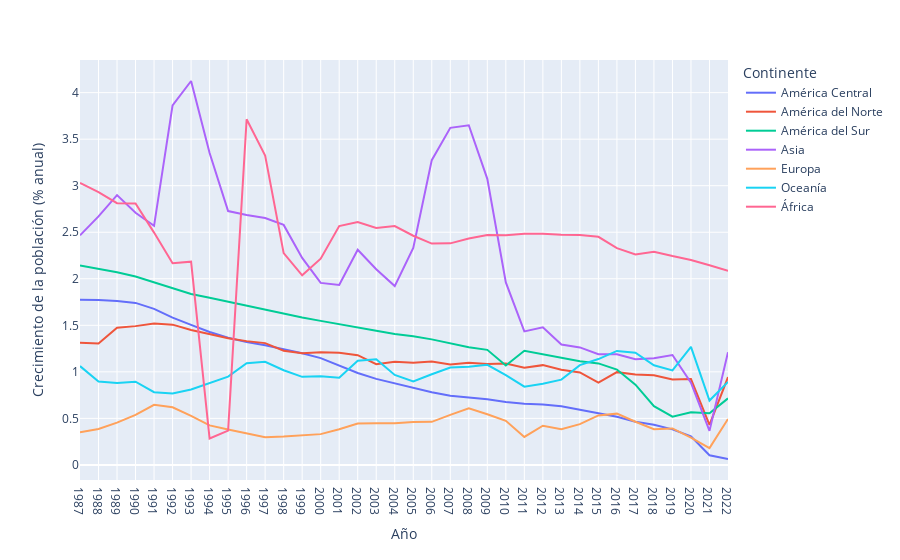
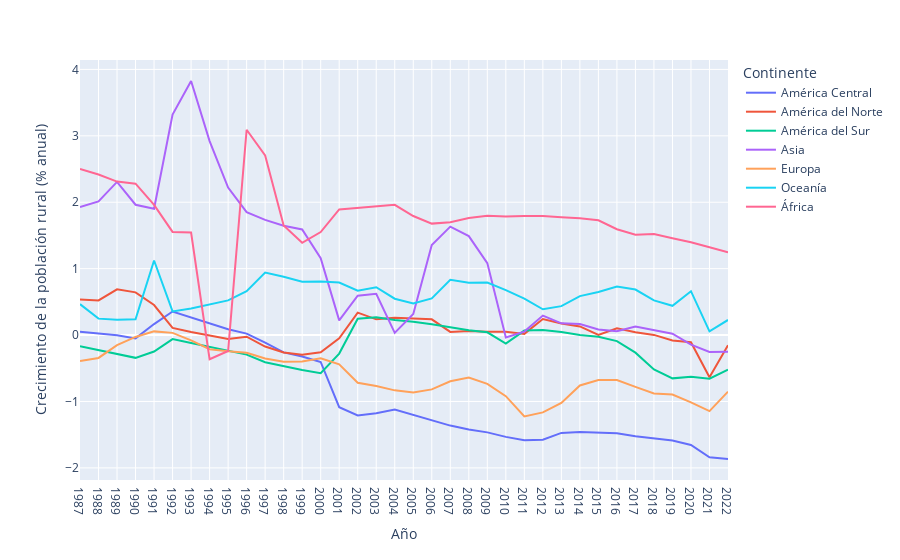
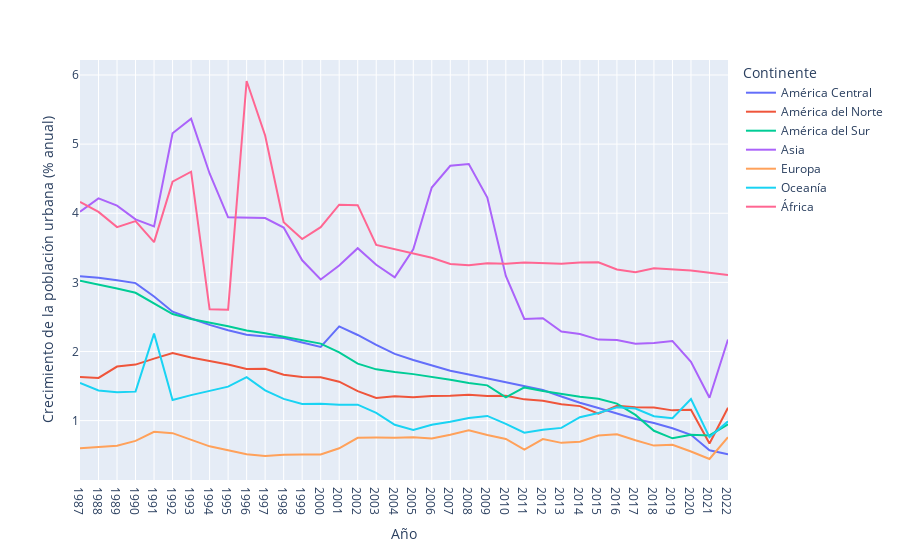

The cell these charts' notebook holds for them, in order:
### Code cell
for i in df_contientes.columns[2:5]:
    graficar_indicador(i)

### Figure 1 — Plotly figure (JSON) as saved in the notebook; plotly's stock layout.template omitted (floating-point values rounded to 4 significant figures)
{"data": [{"hovertemplate": "Continente=América Central<br>Año=%{x}<br>Crecimiento de la población (% anual)=%{y}<extra></extra>", "legendgroup": "América Central", "line": {"color": "#636efa", "dash": "solid"}, "marker": {"symbol": "circle"}, "mode": "lines", "name": "América Central", "orientation": "v", "showlegend": true, "type": "scatter", "x": ["1987", "1988", "1989", "1990", "1991", "1992", "1993", "1994", "1995", "1996", "1997", "1998", "1999", "2000", "2001", "2002", "2003", "2004", "2005", "2006", "2007", "2008", "2009", "2010", "2011", "2012", "2013", "2014", "2015", "2016", "2017", "2018", "2019", "2020", "2021", "2022"], "xaxis": "x", "y": [1.774, 1.772, 1.761, 1.741, 1.677, 1.583, 1.505, 1.428, 1.366, 1.319, 1.285, 1.246, 1.2, 1.148, 1.072, 0.9875, 0.9244, 0.8767, 0.8289, 0.7809, 0.7425, 0.7221, 0.7043, 0.6757, 0.6567, 0.6486, 0.6309, 0.5936, 0.5579, 0.5171, 0.4646, 0.4313, 0.3816, 0.3071, 0.1037, 0.06338], "yaxis": "y"}, {"hovertemplate": "Continente=América del Norte<br>Año=%{x}<br>Crecimiento de la población (% anual)=%{y}<extra></extra>", "legendgroup": "América del Norte", "line": {"color": "#EF553B", "dash": "solid"}, "marker": {"symbol": "circle"}, "mode": "lines", "name": "América del Norte", "orientation": "v", "showlegend": true, "type": "scatter", "x": ["1987", "1988", "1989", "1990", "1991", "1992", "1993", "1994", "1995", "1996", "1997", "1998", "1999", "2000", "2001", "2002", "2003", "2004", "2005", "2006", "2007", "2008", "2009", "2010", "2011", "2012", "2013", "2014", "2015", "2016", "2017", "2018", "2019", "2020", "2021", "2022"], "xaxis": "x", "y": [1.314, 1.305, 1.475, 1.491, 1.518, 1.507, 1.449, 1.409, 1.361, 1.33, 1.309, 1.227, 1.201, 1.21, 1.206, 1.179, 1.083, 1.109, 1.099, 1.112, 1.079, 1.099, 1.085, 1.089, 1.044, 1.072, 1.022, 0.9934, 0.8832, 0.9968, 0.9709, 0.9635, 0.9173, 0.9218, 0.4305, 0.9432], "yaxis": "y"}, {"hovertemplate": "Continente=América del Sur<br>Año=%{x}<br>Crecimiento de la población (% anual)=%{y}<extra></extra>", "legendgroup": "América del Sur", "line": {"color": "#00cc96", "dash": "solid"}, "marker": {"symbol": "circle"}, "mode": "lines", "name": "América del Sur", "orientation": "v", "showlegend": true, "type": "scatter", "x": ["1987", "1988", "1989", "1990", "1991", "1992", "1993", "1994", "1995", "1996", "1997", "1998", "1999", "2000", "2001", "2002", "2003", "2004", "2005", "2006", "2007", "2008", "2009", "2010", "2011", "2012", "2013", "2014", "2015", "2016", "2017", "2018", "2019", "2020", "2021", "2022"], "xaxis": "x", "y": [2.142, 2.109, 2.07, 2.025, 1.962, 1.891, 1.836, 1.797, 1.755, 1.705, 1.663, 1.623, 1.585, 1.547, 1.51, 1.481, 1.443, 1.407, 1.382, 1.349, 1.309, 1.265, 1.236, 1.068, 1.227, 1.192, 1.15, 1.114, 1.091, 1.024, 0.8628, 0.6305, 0.519, 0.5665, 0.5554, 0.7146], "yaxis": "y"}, {"hovertemplate": "Continente=Asia<br>Año=%{x}<br>Crecimiento de la población (% anual)=%{y}<extra></extra>", "legendgroup": "Asia", "line": {"color": "#ab63fa", "dash": "solid"}, "marker": {"symbol": "circle"}, "mode": "lines", "name": "Asia", "orientation": "v", "showlegend": true, "type": "scatter", "x": ["1987", "1988", "1989", "1990", "1991", "1992", "1993", "1994", "1995", "1996", "1997", "1998", "1999", "2000", "2001", "2002", "2003", "2004", "2005", "2006", "2007", "2008", "2009", "2010", "2011", "2012", "2013", "2014", "2015", "2016", "2017", "2018", "2019", "2020", "2021", "2022"], "xaxis": "x", "y": [2.467, 2.671, 2.899, 2.709, 2.569, 3.862, 4.125, 3.352, 2.728, 2.685, 2.653, 2.579, 2.224, 1.956, 1.933, 2.311, 2.102, 1.921, 2.331, 3.275, 3.622, 3.649, 3.074, 1.961, 1.435, 1.479, 1.293, 1.263, 1.188, 1.189, 1.135, 1.147, 1.181, 0.883, 0.3655, 1.212], "yaxis": "y"}, {"hovertemplate": "Continente=Europa<br>Año=%{x}<br>Crecimiento de la población (% anual)=%{y}<extra></extra>", "legendgroup": "Europa", "line": {"color": "#FFA15A", "dash": "solid"}, "marker": {"symbol": "circle"}, "mode": "lines", "name": "Europa", "orientation": "v", "showlegend": true, "type": "scatter", "x": ["1987", "1988", "1989", "1990", "1991", "1992", "1993", "1994", "1995", "1996", "1997", "1998", "1999", "2000", "2001", "2002", "2003", "2004", "2005", "2006", "2007", "2008", "2009", "2010", "2011", "2012", "2013", "2014", "2015", "2016", "2017", "2018", "2019", "2020", "2021", "2022"], "xaxis": "x", "y": [0.3511, 0.3851, 0.4538, 0.5378, 0.6453, 0.6191, 0.5268, 0.4243, 0.3802, 0.3359, 0.2977, 0.3052, 0.3148, 0.3306, 0.3823, 0.4453, 0.4466, 0.4466, 0.4623, 0.4624, 0.5381, 0.6078, 0.5438, 0.4734, 0.3001, 0.4208, 0.384, 0.4378, 0.5316, 0.5507, 0.4638, 0.3841, 0.3917, 0.2923, 0.1801, 0.4931], "yaxis": "y"}, {"hovertemplate": "Continente=Oceanía<br>Año=%{x}<br>Crecimiento de la población (% anual)=%{y}<extra></extra>", "legendgroup": "Oceanía", "line": {"color": "#19d3f3", "dash": "solid"}, "marker": {"symbol": "circle"}, "mode": "lines", "name": "Oceanía", "orientation": "v", "showlegend": true, "type": "scatter", "x": ["1987", "1988", "1989", "1990", "1991", "1992", "1993", "1994", "1995", "1996", "1997", "1998", "1999", "2000", "2001", "2002", "2003", "2004", "2005", "2006", "2007", "2008", "2009", "2010", "2011", "2012", "2013", "2014", "2015", "2016", "2017", "2018", "2019", "2020", "2021", "2022"], "xaxis": "x", "y": [1.062, 0.8949, 0.879, 0.8942, 0.7813, 0.767, 0.8107, 0.8772, 0.948, 1.092, 1.107, 1.017, 0.946, 0.9527, 0.9374, 1.12, 1.136, 0.9663, 0.8962, 0.9738, 1.047, 1.055, 1.075, 0.9645, 0.8405, 0.8726, 0.916, 1.072, 1.137, 1.225, 1.206, 1.071, 1.016, 1.268, 0.6915, 0.8926], "yaxis": "y"}, {"hovertemplate": "Continente=África<br>Año=%{x}<br>Crecimiento de la población (% anual)=%{y}<extra></extra>", "legendgroup": "África", "line": {"color": "#FF6692", "dash": "solid"}, "marker": {"symbol": "circle"}, "mode": "lines", "name": "África", "orientation": "v", "showlegend": true, "type": "scatter", "x": ["1987", "1988", "1989", "1990", "1991", "1992", "1993", "1994", "1995", "1996", "1997", "1998", "1999", "2000", "2001", "2002", "2003", "2004", "2005", "2006", "2007", "2008", "2009", "2010", "2011", "2012", "2013", "2014", "2015", "2016", "2017", "2018", "2019", "2020", "2021", "2022"], "xaxis": "x", "y": [3.03, 2.93, 2.812, 2.808, 2.496, 2.167, 2.184, 0.2834, 0.3677, 3.715, 3.325, 2.275, 2.037, 2.216, 2.566, 2.611, 2.546, 2.566, 2.462, 2.378, 2.38, 2.433, 2.471, 2.468, 2.484, 2.483, 2.472, 2.47, 2.451, 2.329, 2.262, 2.291, 2.244, 2.202, 2.144, 2.085], "yaxis": "y"}], "layout": {"legend": {"title": {"text": "Continente"}, "tracegroupgap": 0}, "margin": {"t": 60}, "xaxis": {"anchor": "y", "domain": [0, 1], "title": {"text": "Año"}}, "yaxis": {"anchor": "x", "domain": [0, 1], "title": {"text": "Crecimiento de la población (% anual)"}}}}

### Figure 2 — Plotly figure (JSON) as saved in the notebook; plotly's stock layout.template omitted (floating-point values rounded to 4 significant figures)
{"data": [{"hovertemplate": "Continente=América Central<br>Año=%{x}<br>Crecimiento de la población rural (% anual)=%{y}<extra></extra>", "legendgroup": "América Central", "line": {"color": "#636efa", "dash": "solid"}, "marker": {"symbol": "circle"}, "mode": "lines", "name": "América Central", "orientation": "v", "showlegend": true, "type": "scatter", "x": ["1987", "1988", "1989", "1990", "1991", "1992", "1993", "1994", "1995", "1996", "1997", "1998", "1999", "2000", "2001", "2002", "2003", "2004", "2005", "2006", "2007", "2008", "2009", "2010", "2011", "2012", "2013", "2014", "2015", "2016", "2017", "2018", "2019", "2020", "2021", "2022"], "xaxis": "x", "y": [0.05109, 0.0239, -0.004274, -0.05041, 0.1653, 0.3546, 0.2626, 0.1669, 0.08639, 0.02191, -0.113, -0.2614, -0.3229, -0.4052, -1.087, -1.211, -1.177, -1.123, -1.202, -1.289, -1.363, -1.422, -1.465, -1.533, -1.584, -1.576, -1.473, -1.458, -1.469, -1.48, -1.525, -1.552, -1.589, -1.654, -1.842, -1.866], "yaxis": "y"}, {"hovertemplate": "Continente=América del Norte<br>Año=%{x}<br>Crecimiento de la población rural (% anual)=%{y}<extra></extra>", "legendgroup": "América del Norte", "line": {"color": "#EF553B", "dash": "solid"}, "marker": {"symbol": "circle"}, "mode": "lines", "name": "América del Norte", "orientation": "v", "showlegend": true, "type": "scatter", "x": ["1987", "1988", "1989", "1990", "1991", "1992", "1993", "1994", "1995", "1996", "1997", "1998", "1999", "2000", "2001", "2002", "2003", "2004", "2005", "2006", "2007", "2008", "2009", "2010", "2011", "2012", "2013", "2014", "2015", "2016", "2017", "2018", "2019", "2020", "2021", "2022"], "xaxis": "x", "y": [0.5341, 0.5208, 0.6883, 0.6434, 0.4525, 0.1083, 0.04478, -0.003126, -0.05784, -0.02497, -0.1733, -0.2634, -0.297, -0.2602, -0.04925, 0.3372, 0.237, 0.2595, 0.2522, 0.2374, 0.0476, 0.06209, 0.04821, 0.05096, 0.01793, 0.2414, 0.1734, 0.1296, 0.003599, 0.1014, 0.04274, 0.002462, -0.08116, -0.1072, -0.6354, -0.1528], "yaxis": "y"}, {"hovertemplate": "Continente=América del Sur<br>Año=%{x}<br>Crecimiento de la población rural (% anual)=%{y}<extra></extra>", "legendgroup": "América del Sur", "line": {"color": "#00cc96", "dash": "solid"}, "marker": {"symbol": "circle"}, "mode": "lines", "name": "América del Sur", "orientation": "v", "showlegend": true, "type": "scatter", "x": ["1987", "1988", "1989", "1990", "1991", "1992", "1993", "1994", "1995", "1996", "1997", "1998", "1999", "2000", "2001", "2002", "2003", "2004", "2005", "2006", "2007", "2008", "2009", "2010", "2011", "2012", "2013", "2014", "2015", "2016", "2017", "2018", "2019", "2020", "2021", "2022"], "xaxis": "x", "y": [-0.1675, -0.2244, -0.2774, -0.3432, -0.2479, -0.0605, -0.121, -0.1756, -0.229, -0.2947, -0.409, -0.4699, -0.5253, -0.5751, -0.2786, 0.2456, 0.2682, 0.2274, 0.2008, 0.162, 0.119, 0.07171, 0.04103, -0.1297, 0.06697, 0.07505, 0.04451, -0.0002246, -0.02414, -0.09162, -0.2649, -0.5166, -0.6522, -0.6264, -0.657, -0.5214], "yaxis": "y"}, {"hovertemplate": "Continente=Asia<br>Año=%{x}<br>Crecimiento de la población rural (% anual)=%{y}<extra></extra>", "legendgroup": "Asia", "line": {"color": "#ab63fa", "dash": "solid"}, "marker": {"symbol": "circle"}, "mode": "lines", "name": "Asia", "orientation": "v", "showlegend": true, "type": "scatter", "x": ["1987", "1988", "1989", "1990", "1991", "1992", "1993", "1994", "1995", "1996", "1997", "1998", "1999", "2000", "2001", "2002", "2003", "2004", "2005", "2006", "2007", "2008", "2009", "2010", "2011", "2012", "2013", "2014", "2015", "2016", "2017", "2018", "2019", "2020", "2021", "2022"], "xaxis": "x", "y": [1.928, 2.014, 2.306, 1.963, 1.903, 3.32, 3.826, 2.921, 2.221, 1.85, 1.735, 1.646, 1.59, 1.158, 0.2209, 0.5938, 0.6215, 0.03363, 0.3182, 1.356, 1.632, 1.49, 1.084, -0.03691, 0.05216, 0.2935, 0.1766, 0.1661, 0.08452, 0.05667, 0.1277, 0.07784, 0.02081, -0.1449, -0.2546, -0.2517], "yaxis": "y"}, {"hovertemplate": "Continente=Europa<br>Año=%{x}<br>Crecimiento de la población rural (% anual)=%{y}<extra></extra>", "legendgroup": "Europa", "line": {"color": "#FFA15A", "dash": "solid"}, "marker": {"symbol": "circle"}, "mode": "lines", "name": "Europa", "orientation": "v", "showlegend": true, "type": "scatter", "x": ["1987", "1988", "1989", "1990", "1991", "1992", "1993", "1994", "1995", "1996", "1997", "1998", "1999", "2000", "2001", "2002", "2003", "2004", "2005", "2006", "2007", "2008", "2009", "2010", "2011", "2012", "2013", "2014", "2015", "2016", "2017", "2018", "2019", "2020", "2021", "2022"], "xaxis": "x", "y": [-0.3922, -0.3444, -0.1514, -0.02842, 0.05541, 0.03295, -0.07934, -0.2135, -0.2443, -0.2673, -0.3521, -0.4025, -0.3966, -0.3493, -0.4414, -0.7173, -0.7685, -0.8327, -0.8665, -0.8181, -0.695, -0.6404, -0.7357, -0.9206, -1.226, -1.164, -1.023, -0.7594, -0.6778, -0.6781, -0.7809, -0.8806, -0.8953, -1.013, -1.145, -0.8521], "yaxis": "y"}, {"hovertemplate": "Continente=Oceanía<br>Año=%{x}<br>Crecimiento de la población rural (% anual)=%{y}<extra></extra>", "legendgroup": "Oceanía", "line": {"color": "#19d3f3", "dash": "solid"}, "marker": {"symbol": "circle"}, "mode": "lines", "name": "Oceanía", "orientation": "v", "showlegend": true, "type": "scatter", "x": ["1987", "1988", "1989", "1990", "1991", "1992", "1993", "1994", "1995", "1996", "1997", "1998", "1999", "2000", "2001", "2002", "2003", "2004", "2005", "2006", "2007", "2008", "2009", "2010", "2011", "2012", "2013", "2014", "2015", "2016", "2017", "2018", "2019", "2020", "2021", "2022"], "xaxis": "x", "y": [0.4657, 0.2475, 0.2305, 0.2363, 1.123, 0.3559, 0.4002, 0.4594, 0.5224, 0.6601, 0.9403, 0.8784, 0.803, 0.8082, 0.7907, 0.668, 0.7198, 0.5474, 0.4756, 0.5519, 0.8319, 0.7863, 0.7908, 0.676, 0.5488, 0.3885, 0.4359, 0.5861, 0.6477, 0.7321, 0.6857, 0.5219, 0.4402, 0.6605, 0.0557, 0.2274], "yaxis": "y"}, {"hovertemplate": "Continente=África<br>Año=%{x}<br>Crecimiento de la población rural (% anual)=%{y}<extra></extra>", "legendgroup": "África", "line": {"color": "#FF6692", "dash": "solid"}, "marker": {"symbol": "circle"}, "mode": "lines", "name": "África", "orientation": "v", "showlegend": true, "type": "scatter", "x": ["1987", "1988", "1989", "1990", "1991", "1992", "1993", "1994", "1995", "1996", "1997", "1998", "1999", "2000", "2001", "2002", "2003", "2004", "2005", "2006", "2007", "2008", "2009", "2010", "2011", "2012", "2013", "2014", "2015", "2016", "2017", "2018", "2019", "2020", "2021", "2022"], "xaxis": "x", "y": [2.5, 2.418, 2.311, 2.28, 1.96, 1.553, 1.544, -0.3644, -0.2398, 3.091, 2.704, 1.651, 1.389, 1.551, 1.891, 1.916, 1.936, 1.962, 1.792, 1.678, 1.699, 1.763, 1.798, 1.786, 1.794, 1.791, 1.774, 1.759, 1.729, 1.594, 1.51, 1.522, 1.457, 1.397, 1.322, 1.245], "yaxis": "y"}], "layout": {"legend": {"title": {"text": "Continente"}, "tracegroupgap": 0}, "margin": {"t": 60}, "xaxis": {"anchor": "y", "domain": [0, 1], "title": {"text": "Año"}}, "yaxis": {"anchor": "x", "domain": [0, 1], "title": {"text": "Crecimiento de la población rural (% anual)"}}}}

### Figure 3 — Plotly figure (JSON) as saved in the notebook; plotly's stock layout.template omitted (floating-point values rounded to 4 significant figures)
{"data": [{"hovertemplate": "Continente=América Central<br>Año=%{x}<br>Crecimiento de la población urbana (% anual)=%{y}<extra></extra>", "legendgroup": "América Central", "line": {"color": "#636efa", "dash": "solid"}, "marker": {"symbol": "circle"}, "mode": "lines", "name": "América Central", "orientation": "v", "showlegend": true, "type": "scatter", "x": ["1987", "1988", "1989", "1990", "1991", "1992", "1993", "1994", "1995", "1996", "1997", "1998", "1999", "2000", "2001", "2002", "2003", "2004", "2005", "2006", "2007", "2008", "2009", "2010", "2011", "2012", "2013", "2014", "2015", "2016", "2017", "2018", "2019", "2020", "2021", "2022"], "xaxis": "x", "y": [3.09, 3.066, 3.029, 2.989, 2.795, 2.576, 2.477, 2.385, 2.307, 2.243, 2.218, 2.194, 2.13, 2.067, 2.362, 2.239, 2.094, 1.965, 1.877, 1.794, 1.721, 1.667, 1.611, 1.552, 1.5, 1.443, 1.349, 1.259, 1.183, 1.104, 1.023, 0.9642, 0.89, 0.7943, 0.5703, 0.5113], "yaxis": "y"}, {"hovertemplate": "Continente=América del Norte<br>Año=%{x}<br>Crecimiento de la población urbana (% anual)=%{y}<extra></extra>", "legendgroup": "América del Norte", "line": {"color": "#EF553B", "dash": "solid"}, "marker": {"symbol": "circle"}, "mode": "lines", "name": "América del Norte", "orientation": "v", "showlegend": true, "type": "scatter", "x": ["1987", "1988", "1989", "1990", "1991", "1992", "1993", "1994", "1995", "1996", "1997", "1998", "1999", "2000", "2001", "2002", "2003", "2004", "2005", "2006", "2007", "2008", "2009", "2010", "2011", "2012", "2013", "2014", "2015", "2016", "2017", "2018", "2019", "2020", "2021", "2022"], "xaxis": "x", "y": [1.63, 1.617, 1.782, 1.81, 1.897, 1.979, 1.913, 1.867, 1.813, 1.748, 1.751, 1.663, 1.63, 1.626, 1.563, 1.427, 1.329, 1.353, 1.338, 1.355, 1.358, 1.375, 1.357, 1.358, 1.307, 1.286, 1.238, 1.209, 1.1, 1.214, 1.192, 1.189, 1.148, 1.156, 0.6693, 1.185], "yaxis": "y"}, {"hovertemplate": "Continente=América del Sur<br>Año=%{x}<br>Crecimiento de la población urbana (% anual)=%{y}<extra></extra>", "legendgroup": "América del Sur", "line": {"color": "#00cc96", "dash": "solid"}, "marker": {"symbol": "circle"}, "mode": "lines", "name": "América del Sur", "orientation": "v", "showlegend": true, "type": "scatter", "x": ["1987", "1988", "1989", "1990", "1991", "1992", "1993", "1994", "1995", "1996", "1997", "1998", "1999", "2000", "2001", "2002", "2003", "2004", "2005", "2006", "2007", "2008", "2009", "2010", "2011", "2012", "2013", "2014", "2015", "2016", "2017", "2018", "2019", "2020", "2021", "2022"], "xaxis": "x", "y": [3.023, 2.972, 2.912, 2.85, 2.695, 2.541, 2.47, 2.419, 2.364, 2.303, 2.264, 2.214, 2.164, 2.114, 1.986, 1.824, 1.742, 1.702, 1.672, 1.635, 1.591, 1.543, 1.51, 1.337, 1.48, 1.429, 1.382, 1.344, 1.317, 1.246, 1.082, 0.8524, 0.7436, 0.7938, 0.7853, 0.9471], "yaxis": "y"}, {"hovertemplate": "Continente=Asia<br>Año=%{x}<br>Crecimiento de la población urbana (% anual)=%{y}<extra></extra>", "legendgroup": "Asia", "line": {"color": "#ab63fa", "dash": "solid"}, "marker": {"symbol": "circle"}, "mode": "lines", "name": "Asia", "orientation": "v", "showlegend": true, "type": "scatter", "x": ["1987", "1988", "1989", "1990", "1991", "1992", "1993", "1994", "1995", "1996", "1997", "1998", "1999", "2000", "2001", "2002", "2003", "2004", "2005", "2006", "2007", "2008", "2009", "2010", "2011", "2012", "2013", "2014", "2015", "2016", "2017", "2018", "2019", "2020", "2021", "2022"], "xaxis": "x", "y": [4.021, 4.215, 4.111, 3.912, 3.809, 5.158, 5.369, 4.576, 3.941, 3.936, 3.931, 3.794, 3.319, 3.042, 3.244, 3.495, 3.255, 3.073, 3.479, 4.372, 4.686, 4.713, 4.226, 3.092, 2.472, 2.482, 2.288, 2.253, 2.172, 2.167, 2.111, 2.121, 2.151, 1.85, 1.33, 2.174], "yaxis": "y"}, {"hovertemplate": "Continente=Europa<br>Año=%{x}<br>Crecimiento de la población urbana (% anual)=%{y}<extra></extra>", "legendgroup": "Europa", "line": {"color": "#FFA15A", "dash": "solid"}, "marker": {"symbol": "circle"}, "mode": "lines", "name": "Europa", "orientation": "v", "showlegend": true, "type": "scatter", "x": ["1987", "1988", "1989", "1990", "1991", "1992", "1993", "1994", "1995", "1996", "1997", "1998", "1999", "2000", "2001", "2002", "2003", "2004", "2005", "2006", "2007", "2008", "2009", "2010", "2011", "2012", "2013", "2014", "2015", "2016", "2017", "2018", "2019", "2020", "2021", "2022"], "xaxis": "x", "y": [0.5992, 0.621, 0.6375, 0.7064, 0.8379, 0.818, 0.726, 0.6278, 0.5723, 0.5146, 0.4873, 0.5074, 0.5111, 0.5109, 0.5994, 0.7517, 0.7539, 0.7511, 0.7606, 0.7396, 0.7967, 0.8601, 0.7917, 0.7342, 0.5791, 0.7321, 0.678, 0.6936, 0.7846, 0.8033, 0.715, 0.6382, 0.6495, 0.5532, 0.4445, 0.7609], "yaxis": "y"}, {"hovertemplate": "Continente=Oceanía<br>Año=%{x}<br>Crecimiento de la población urbana (% anual)=%{y}<extra></extra>", "legendgroup": "Oceanía", "line": {"color": "#19d3f3", "dash": "solid"}, "marker": {"symbol": "circle"}, "mode": "lines", "name": "Oceanía", "orientation": "v", "showlegend": true, "type": "scatter", "x": ["1987", "1988", "1989", "1990", "1991", "1992", "1993", "1994", "1995", "1996", "1997", "1998", "1999", "2000", "2001", "2002", "2003", "2004", "2005", "2006", "2007", "2008", "2009", "2010", "2011", "2012", "2013", "2014", "2015", "2016", "2017", "2018", "2019", "2020", "2021", "2022"], "xaxis": "x", "y": [1.544, 1.436, 1.41, 1.419, 2.258, 1.299, 1.368, 1.427, 1.492, 1.629, 1.437, 1.314, 1.24, 1.245, 1.228, 1.231, 1.112, 0.9398, 0.8661, 0.9412, 0.9835, 1.039, 1.068, 0.9539, 0.8251, 0.8677, 0.8946, 1.049, 1.109, 1.193, 1.175, 1.064, 1.035, 1.311, 0.7603, 0.9892], "yaxis": "y"}, {"hovertemplate": "Continente=África<br>Año=%{x}<br>Crecimiento de la población urbana (% anual)=%{y}<extra></extra>", "legendgroup": "África", "line": {"color": "#FF6692", "dash": "solid"}, "marker": {"symbol": "circle"}, "mode": "lines", "name": "África", "orientation": "v", "showlegend": true, "type": "scatter", "x": ["1987", "1988", "1989", "1990", "1991", "1992", "1993", "1994", "1995", "1996", "1997", "1998", "1999", "2000", "2001", "2002", "2003", "2004", "2005", "2006", "2007", "2008", "2009", "2010", "2011", "2012", "2013", "2014", "2015", "2016", "2017", "2018", "2019", "2020", "2021", "2022"], "xaxis": "x", "y": [4.163, 4.019, 3.799, 3.887, 3.582, 4.457, 4.601, 2.61, 2.604, 5.913, 5.125, 3.871, 3.627, 3.798, 4.124, 4.116, 3.541, 3.481, 3.423, 3.355, 3.266, 3.247, 3.275, 3.271, 3.287, 3.281, 3.27, 3.288, 3.29, 3.187, 3.147, 3.205, 3.184, 3.171, 3.139, 3.106], "yaxis": "y"}], "layout": {"legend": {"title": {"text": "Continente"}, "tracegroupgap": 0}, "margin": {"t": 60}, "xaxis": {"anchor": "y", "domain": [0, 1], "title": {"text": "Año"}}, "yaxis": {"anchor": "x", "domain": [0, 1], "title": {"text": "Crecimiento de la población urbana (% anual)"}}}}
